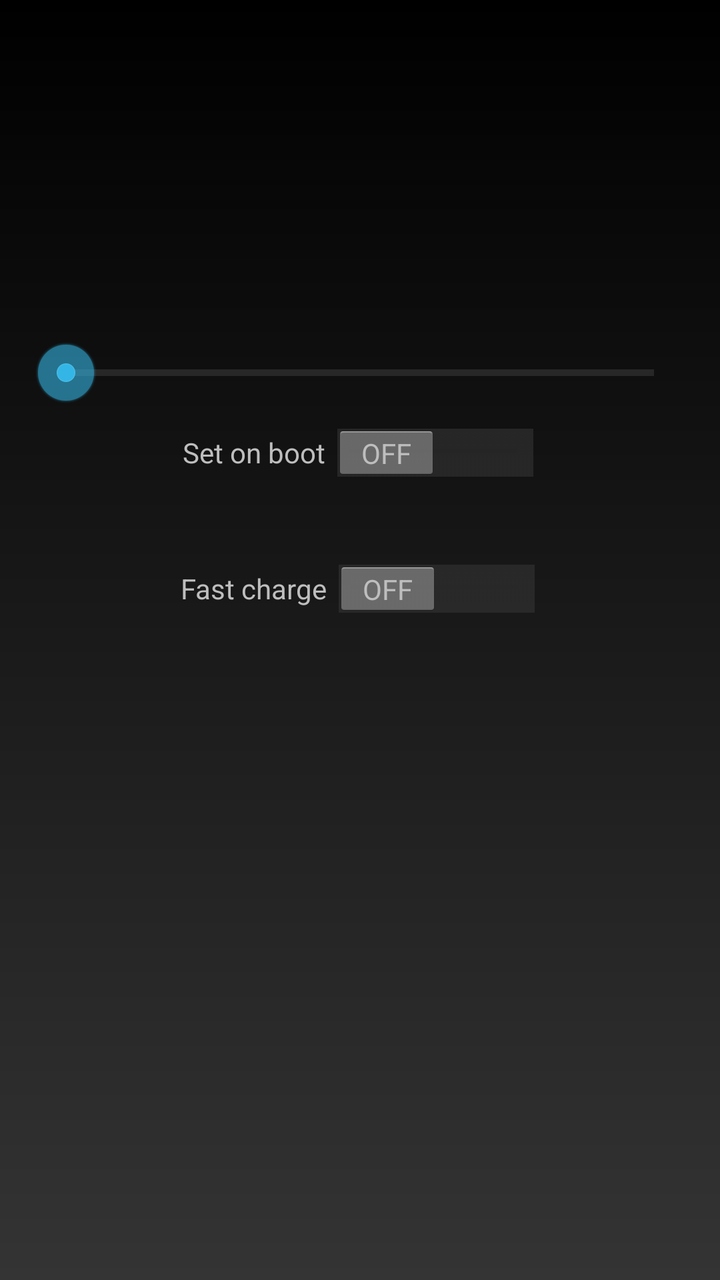
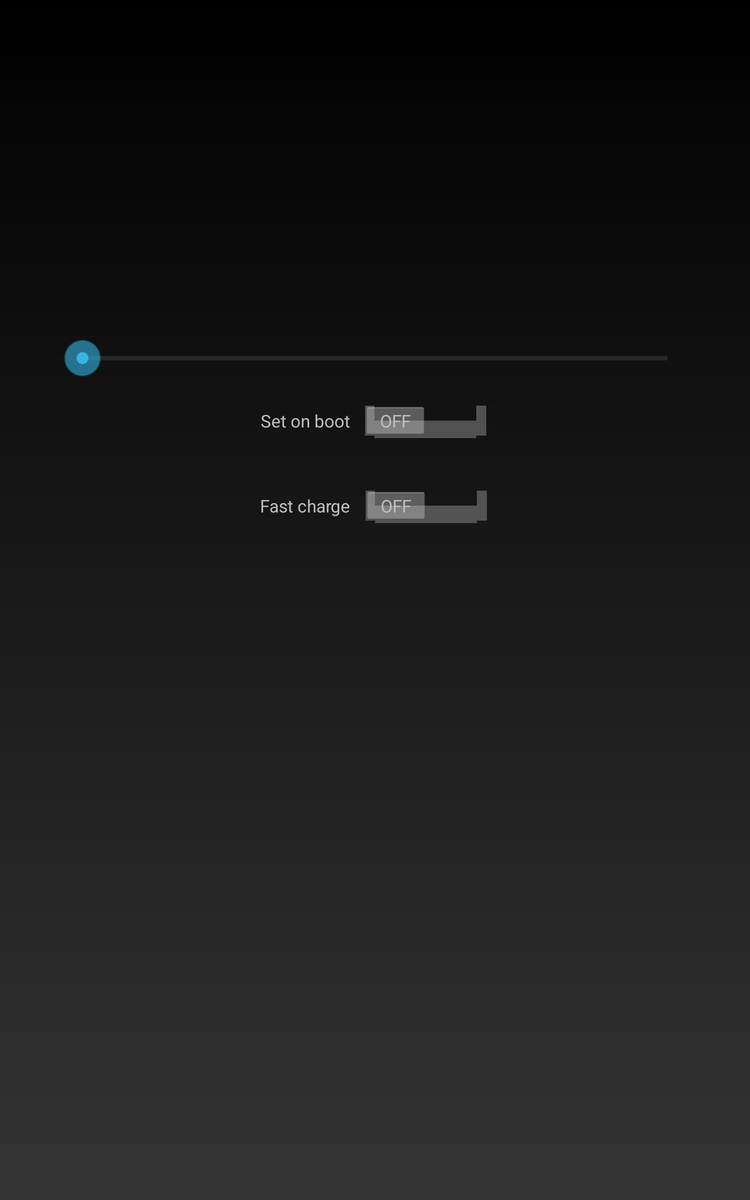

The same Android screen from two of the app's own layout files: first res/layout/ as a phone draws it, then the author's variant for another configuration, drawn on a device whose configuration selects that folder. Both files follow.
<!-- AndroidManifest.xml: application theme Theme_Dark -->
<!-- res/layout/battery_info.xml -->
<?xml version="1.0" encoding="utf-8"?>
<ScrollView xmlns:android="http://schemas.android.com/apk/res/android"
    android:layout_width="fill_parent"
    android:layout_height="fill_parent"
    android:fillViewport="true">
<RelativeLayout
  android:id="@+id/parentview"
              android:orientation="vertical"
              android:gravity="center_horizontal"
              android:layout_width="match_parent"
              android:layout_height="wrap_content">
    <LinearLayout
        android:id="@+id/batt_val"
        android:layout_width="fill_parent"
        android:layout_height="wrap_content"
        android:layout_marginTop="20dp"
        android:orientation="vertical"
        android:layout_alignParentTop="true"
        android:layout_marginBottom="40dp"
        android:gravity="center_horizontal">

        <ImageView
            android:layout_width="wrap_content"
            android:layout_height="wrap_content"
            android:id="@+id/batt_icon"
            android:src="@drawable/battery_1"
            android:layout_marginBottom="6dp" />

        <TextView
                android:id="@+id/batt_volt"
                android:layout_width="wrap_content"
                android:layout_height="wrap_content"
                android:textSize="46sp"
            android:visibility="gone"
            android:layout_marginBottom="6dip"
            android:padding="6dp" />
        <TextView
                android:id="@+id/batt_percent"
                android:layout_width="wrap_content"
                android:layout_height="wrap_content"
                android:textSize="40sp" />
        <TextView
                android:id="@+id/batt_status"
                android:layout_width="wrap_content"
                android:layout_height="wrap_content"
                android:textSize="22sp" />
</LinearLayout>
    <LinearLayout
            android:id="@+id/wlayout"
            android:layout_width="fill_parent"
            android:layout_height="wrap_content"
        android:orientation="vertical"
        android:gravity="center_horizontal"
        android:layout_below="@+id/batt_val">

  <LinearLayout android:id="@+id/blx_layout"
            android:layout_width="match_parent"
            android:layout_height="wrap_content"
      android:orientation="vertical"
            android:gravity="center_horizontal">

          <TextView
                    android:id="@+id/blx_val"
                    android:layout_width="wrap_content"
                    android:layout_height="wrap_content"
                    android:textSize="16sp"/>

        <SeekBar
                android:id="@+id/blx_slider"
                style="?android:attr/progressBarStyleHorizontal"
                android:layout_width="match_parent"
                android:layout_height="wrap_content"
                android:layout_marginLeft="17dp"
                android:layout_marginRight="17dp"/>

      <LinearLayout
             android:layout_width="wrap_content"
             android:layout_height="wrap_content"
             android:orientation="horizontal"
             android:gravity="center_vertical"
          android:layout_marginTop="10dip">

         <TextView
                 android:layout_width="wrap_content"
                 android:layout_height="wrap_content"
                 android:layout_marginRight="4dip"
                 android:text="@string/sob"
                 android:textSize="14sp"/>

         <Switch
                 android:id="@+id/blx_sob"
                 android:layout_width="wrap_content"
                 android:layout_height="wrap_content"/>
     </LinearLayout>
  </LinearLayout>

    <LinearLayout
            android:id="@+id/fastcharge_layout"
            android:layout_width="wrap_content"
            android:layout_height="wrap_content"
        android:orientation="horizontal"
            android:gravity="center_vertical"
        android:layout_marginTop="40dp">

        <TextView
                android:layout_width="wrap_content"
                android:layout_height="wrap_content"
                android:layout_marginRight="4dip"
                android:text="@string/ps_fast_charge_boot"
                android:textSize="14sp"/>

        <Switch
                android:id="@+id/fastcharge_sob"
                android:layout_width="wrap_content"
                android:layout_height="wrap_content"/>
    </LinearLayout>
    </LinearLayout>
</RelativeLayout>

</ScrollView>
<!-- resources referenced by this layout -->
<resources>
  <string name="ps_fast_charge_boot">Fast charge</string>
  <string name="sob">Set on boot</string>
  <style name="Theme_Dark" parent="android:Theme.Holo">
          <item name="android:listSeparatorTextViewStyle">@style/pc_pref_cat</item>
          <item name="android:actionBarStyle">@style/action_bar_style</item>
          <item name="android:actionOverflowButtonStyle">@style/menu_overflow</item>
          <item name="android:windowBackground">@drawable/background_holo_dark</item>
      </style>
  <style name="pc_pref_cat">
          <item name="android:background">@color/pc_gray</item>
          <item name="android:layout_width">match_parent</item>
          <item name="android:layout_height">wrap_content</item>
          <item name="android:padding">2dp</item>
          <item name="android:textAllCaps">true</item>
          <item name="android:textSize">14sp</item>
          <item name="android:textColor">@android:color/white</item>
          <item name="android:gravity">center_vertical</item>
          <item name="android:paddingLeft">6dip</item>
      </style>
  <style name="action_bar_style" parent="android:style/Widget.Holo.ActionBar">
          <item name="android:titleTextStyle">@style/myActionBarTitleTextStyle</item>
          <item name="android:background">@color/pc_gray</item>
  
      </style>
  <style name="menu_overflow" parent="android:style/Widget.Holo.ActionButton.Overflow">
          <item name="android:src">@drawable/ic_menu_overflow</item>
      </style>
  <!-- drawable background_holo_dark (drawable) -->
  <?xml version="1.0" encoding="utf-8"?>
  <shape xmlns:android="http://schemas.android.com/apk/res/android">
      <gradient
          android:startColor="#ff000000"
          android:endColor="#ff343434"
          android:angle="270"/>
  </shape>
  <color name="pc_gray">#ff333333</color>
  <style name="myActionBarTitleTextStyle" parent="android:style/TextAppearance.Holo.Widget.ActionBar.Title">
          <item name="android:textColor">@color/pc_white</item>
      </style>
  <color name="pc_white">#ffffffff</color>
</resources>
<!-- res/layout-sw600dp/battery_info.xml (the author's variant of the layout above) -->
<!-- drawn on a 7-inch tablet held upright -->
<?xml version="1.0" encoding="utf-8"?>
<RelativeLayout xmlns:android="http://schemas.android.com/apk/res/android"
  android:id="@+id/parentview"
              android:orientation="vertical"
              android:gravity="center_horizontal"
              android:layout_width="match_parent"
              android:layout_height="match_parent">
    <LinearLayout
        android:id="@+id/batt_val"
        android:layout_width="fill_parent"
        android:layout_height="wrap_content"
        android:layout_marginTop="80dp"
        android:orientation="vertical"
        android:layout_alignParentTop="true"
        android:layout_marginBottom="40dp"
        android:gravity="center_horizontal">

        <ImageView
            android:layout_width="wrap_content"
            android:layout_height="wrap_content"
            android:id="@+id/batt_icon"
            android:src="@drawable/battery_1"
            android:layout_marginBottom="6dp" />

        <TextView
                android:id="@+id/batt_volt"
                android:layout_width="wrap_content"
                android:layout_height="wrap_content"
                android:textSize="60sp"
            android:visibility="gone" />
        <TextView
                android:id="@+id/batt_percent"
                android:layout_width="wrap_content"
                android:layout_height="wrap_content"
                android:textSize="40sp"
            android:layout_marginTop="10dp"
            android:layout_marginBottom="10dp" />
        <TextView
                android:id="@+id/batt_status"
                android:layout_width="wrap_content"
                android:layout_height="wrap_content"
                android:textSize="22sp" />
</LinearLayout>
    <LinearLayout
            android:id="@+id/wlayout"
            android:layout_width="fill_parent"
            android:layout_height="wrap_content"
        android:orientation="vertical"
        android:gravity="center_horizontal"
        android:layout_below="@+id/batt_val"
        android:paddingTop="20dip">

  <LinearLayout android:id="@+id/blx_layout"
            android:layout_width="match_parent"
            android:layout_height="wrap_content"
      android:orientation="vertical"
            android:gravity="center_horizontal">


      <TextView
                    android:id="@+id/blx_val"
                    android:layout_width="wrap_content"
                    android:layout_height="wrap_content"
                    android:textSize="16sp"/>

        <SeekBar
                android:id="@+id/blx_slider"
                style="?android:attr/progressBarStyleHorizontal"
                android:layout_width="500dp"
                android:layout_height="wrap_content"
                android:layout_marginLeft="20dp"
                android:layout_marginRight="20dp"/>

      <LinearLayout
             android:layout_width="wrap_content"
             android:layout_height="wrap_content"
             android:orientation="horizontal"
             android:gravity="center_vertical"
          android:layout_marginTop="20dip">

         <TextView
                 android:layout_width="wrap_content"
                 android:layout_height="wrap_content"
                 android:layout_marginRight="10dip"
                 android:text="@string/sob"
                 android:textSize="14sp"/>

         <Switch
                 android:id="@+id/blx_sob"
                 android:layout_width="wrap_content"
                 android:layout_height="wrap_content"/>
     </LinearLayout>
  </LinearLayout>

    <LinearLayout
            android:id="@+id/fastcharge_layout"
            android:layout_width="wrap_content"
            android:layout_height="wrap_content"
        android:orientation="horizontal"
            android:gravity="center_vertical"
        android:layout_marginTop="40dp">

        <TextView
                android:layout_width="wrap_content"
                android:layout_height="wrap_content"
                android:layout_marginRight="10dip"
                android:text="@string/ps_fast_charge_boot"
                android:textSize="14sp"/>

        <Switch
                android:id="@+id/fastcharge_sob"
                android:layout_width="wrap_content"
                android:layout_height="wrap_content"/>
    </LinearLayout>

        <LinearLayout
            android:orientation="vertical"
            android:layout_width="fill_parent"
            android:layout_height="fill_parent"
            android:id="@+id/no_settings"
            android:padding="10dp"
            android:gravity="center_vertical|center_horizontal"
            android:visibility="gone">

            <ImageView
                android:layout_width="96dp"
                android:layout_height="96dp"
                android:id="@+id/attn"
                android:src="@drawable/ic_attn" />

            <TextView
                android:layout_width="fill_parent"
                android:layout_height="wrap_content"
                android:text="@string/no_settings"
                android:id="@+id/textView"
                android:gravity="center_horizontal"
                android:alpha="0.5"
                android:textSize="18sp" />
        </LinearLayout>
    </LinearLayout>
</RelativeLayout>
<!-- resources referenced by the variant -->
<!-- as a 7-inch tablet held upright resolves them -->
<resources>
  <string name="no_settings">No advanced settings available</string>
  <string name="ps_fast_charge_boot">Fast charge</string>
  <string name="sob">Set on boot</string>
  <style name="Theme_Dark" parent="android:Theme.Holo">
          <item name="android:listSeparatorTextViewStyle">@style/pc_pref_cat</item>
          <item name="android:actionBarStyle">@style/action_bar_style</item>
          <item name="android:actionOverflowButtonStyle">@style/menu_overflow</item>
          <item name="android:windowBackground">@drawable/background_holo_dark</item>
      </style>
  <style name="pc_pref_cat">
          <item name="android:background">@color/pc_gray</item>
          <item name="android:layout_width">match_parent</item>
          <item name="android:layout_height">wrap_content</item>
          <item name="android:padding">2dp</item>
          <item name="android:textAllCaps">true</item>
          <item name="android:textSize">14sp</item>
          <item name="android:textColor">@android:color/white</item>
          <item name="android:gravity">center_vertical</item>
          <item name="android:paddingLeft">6dip</item>
      </style>
  <style name="action_bar_style" parent="android:style/Widget.Holo.ActionBar">
          <item name="android:titleTextStyle">@style/myActionBarTitleTextStyle</item>
          <item name="android:background">@color/pc_gray</item>
  
      </style>
  <style name="menu_overflow" parent="android:style/Widget.Holo.ActionButton.Overflow">
          <item name="android:src">@drawable/ic_menu_overflow</item>
      </style>
  <!-- drawable background_holo_dark (drawable) -->
  <?xml version="1.0" encoding="utf-8"?>
  <shape xmlns:android="http://schemas.android.com/apk/res/android">
      <gradient
          android:startColor="#ff000000"
          android:endColor="#ff343434"
          android:angle="270"/>
  </shape>
  <color name="pc_gray">#ff333333</color>
  <style name="myActionBarTitleTextStyle" parent="android:style/TextAppearance.Holo.Widget.ActionBar.Title">
          <item name="android:textColor">@color/pc_white</item>
      </style>
  <color name="pc_white">#ffffffff</color>
</resources>
